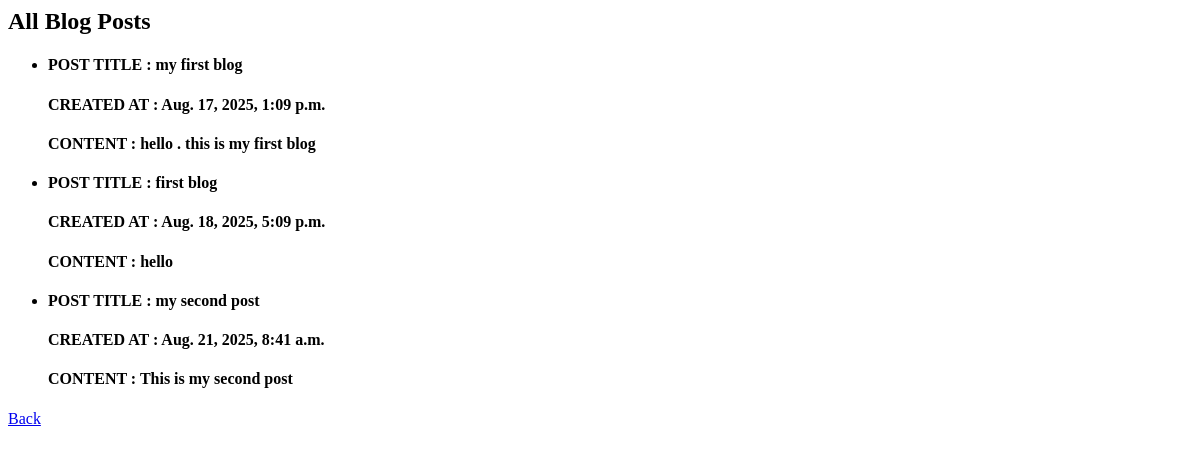
The page /list/ on the database as committed earlier.
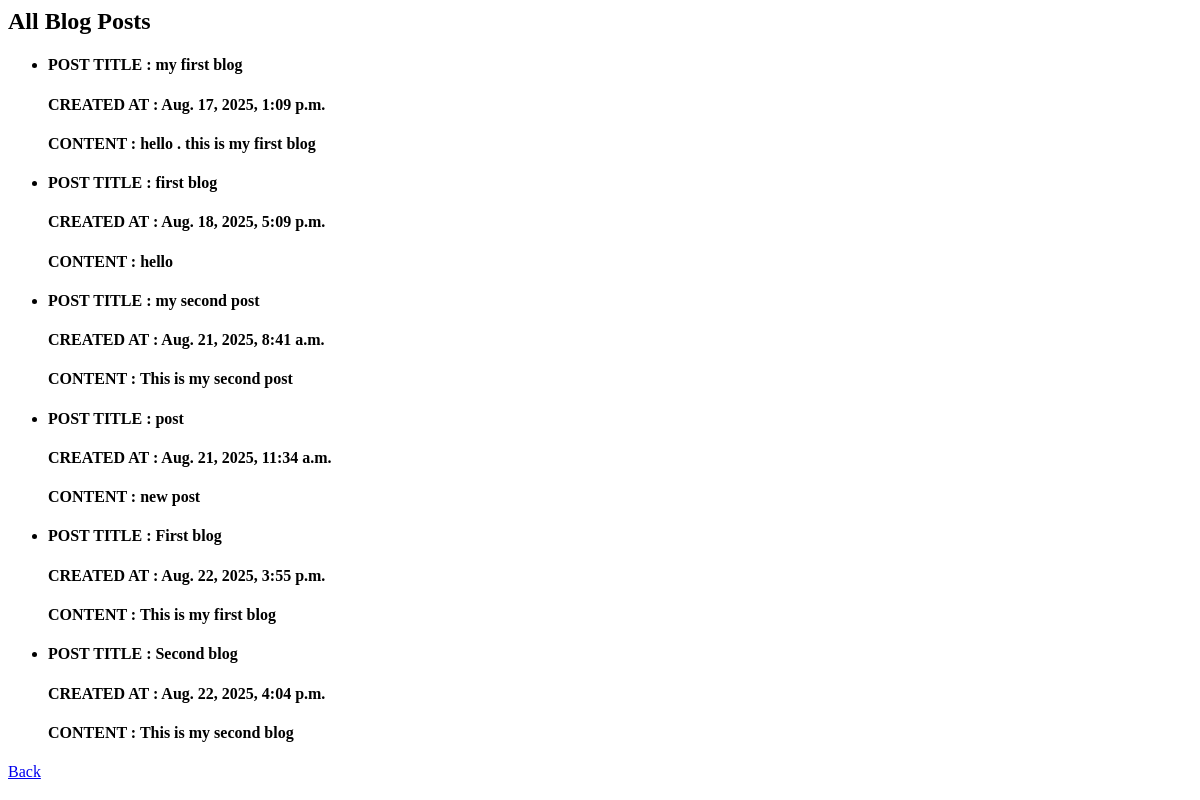
The same page on the database as committed later.
### posts/models.py (models this page shows)
class Create_Post(models.Model):
    title=models.CharField(max_length=100,null=True)
    content=models.TextField(max_length=100,null=True)
    created_at=models.DateTimeField(auto_now_add=True)

### posts/views.py (the view)
# urls.py: path("list/",views.post_list,name="post_list"),
def post_list(request):
    posts=Create_Post.objects.all()
    return render(request, 'post_list.html',{'posts':posts})

### posts/templates/post_list.html (shortened to what this page needs)
<html>
    <head>
    </head>
    <body>
        <h2>All Blog Posts</h2>
<ul>
    {% for post in posts %}
    <li>
        <h4>POST TITLE : {{ post.title }} </h4>
        <h4>CREATED AT : {{ post.created_at }}</h4>
        <h4>CONTENT : {{ post.content }} </h4>
        </li>
        {% empty %}
        <p>No posts available.</p>
        {% endfor %}
        </ul>
        <a href="{% url 'post_create' %}">Back</a>
    </body>
</html>

Rows that differ between the two databases and show on the page:
added Create_Post: title "post", created_at "Aug. 21, 2025, 11:34 a.m.", content "new post"
added Create_Post: title "First blog", created_at "Aug. 22, 2025, 3:55 p.m.", content "This is my first blog"
added Create_Post: title "Second blog", created_at "Aug. 22, 2025, 4:04 p.m.", content "This is my second blog"
